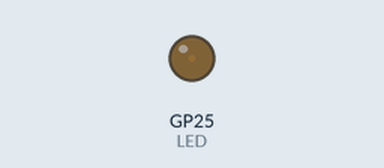
A program run on a simulated Raspberry Pi Pico running MicroPython. Shown: output pins drawn as LEDs (lit = HIGH).

Above: at 0.06 s.
Timing chart, 0 to 40.0 s (numbered marks = the images above):
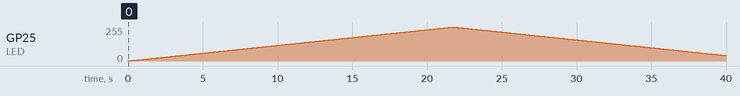

The program:

pico_3_led_pwm.py
```python
#RPI PICO ProMake Carrier Board
#Control LED brightness with PWM


from machine import Pin, PWM
from utime import sleep

LED = PWM(Pin(25))
LED.freq(1000)

while True:

    for duty in range(65535):
        LED.duty_u16(duty)
        sleep(0.0003)

    for duty in range(65535, 0, -1):
        LED.duty_u16(duty)
        sleep(0.0003)
    sleep(0.5) 
```

Measured:
- by itself, GP25 (LED): rises from 0/255 to 255/255 in 21.7 s, then falls to 41/255 in 18.3 s
